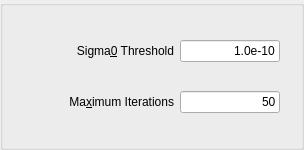
                <widget class="QGroupBox" name="groupBox_3">
                 <property name="sizePolicy">
                  <sizepolicy hsizetype="Minimum" vsizetype="Expanding">
                   <horstretch>0</horstretch>
                   <verstretch>0</verstretch>
                  </sizepolicy>
                 </property>
                 <property name="minimumSize">
                  <size>
                   <width>0</width>
                   <height>150</height>
                  </size>
                 </property>
                 <property name="autoFillBackground">
                  <bool>false</bool>
                 </property>
                 <property name="title">
                  <string/>
                 </property>
                 <property name="alignment">
                  <set>Qt::AlignCenter</set>
                 </property>
                 <layout class="QGridLayout" name="gridLayout_17">
                  <item row="0" column="2" alignment="Qt::AlignRight">
                   <widget class="QLineEdit" name="sigma0ThresholdLineEdit">
                    <property name="sizePolicy">
                     <sizepolicy hsizetype="Expanding" vsizetype="Fixed">
                      <horstretch>0</horstretch>
                      <verstretch>0</verstretch>
                     </sizepolicy>
                    </property>
                    <property name="minimumSize">
                     <size>
                      <width>78</width>
                      <height>0</height>
                     </size>
                    </property>
                    <property name="maximumSize">
                     <size>
                      <width>100</width>
                      <height>100</height>
                     </size>
                    </property>
                    <property name="text">
                     <string>1.0e-10</string>
                    </property>
                    <property name="alignment">
                     <set>Qt::AlignRight|Qt::AlignTrailing|Qt::AlignVCenter</set>
                    </property>
                   </widget>
                  </item>
                  <item row="0" column="1" alignment="Qt::AlignRight">
                   <widget class="QLabel" name="sigma0ThresholdLabel">
                    <property name="sizePolicy">
                     <sizepolicy hsizetype="Preferred" vsizetype="Fixed">
                      <horstretch>0</horstretch>
                      <verstretch>0</verstretch>
                     </sizepolicy>
                    </property>
                    <property name="minimumSize">
                     <size>
                      <width>150</width>
                      <height>0</height>
                     </size>
                    </property>
                    <property name="maximumSize">
                     <size>
                      <width>100</width>
                      <height>16777215</height>
                     </size>
                    </property>
                    <property name="toolTip">
                     <string>Valid Range: 1.0e-10 to 1.0e+10</string>
                    </property>
                    <property name="text">
                     <string>&lt;html&gt;&lt;head/&gt;&lt;body&gt;&lt;p align=&quot;right&quot;&gt;Sigma&amp;amp;0 Threshold&lt;/p&gt;&lt;/body&gt;&lt;/html&gt;</string>
                    </property>
                    <property name="buddy">
                     <cstring>sigma0ThresholdLineEdit</cstring>
                    </property>
                   </widget>
                  </item>
                  <item row="1" column="2">
                   <widget class="QLineEdit" name="maximumIterationsLineEdit">
                    <property name="sizePolicy">
                     <sizepolicy hsizetype="Expanding" vsizetype="Fixed">
                      <horstretch>0</horstretch>
                      <verstretch>0</verstretch>
                     </sizepolicy>
                    </property>
                    <property name="maximumSize">
                     <size>
                      <width>100</width>
                      <height>100</height>
                     </size>
                    </property>
                    <property name="text">
                     <string>50</string>
                    </property>
                    <property name="alignment">
                     <set>Qt::AlignRight|Qt::AlignTrailing|Qt::AlignVCenter</set>
                    </property>
                   </widget>
                  </item>
                  <item row="0" column="3" rowspan="2">
                   <spacer name="horizontalSpacer_6">
                    <property name="orientation">
                     <enum>Qt::Horizontal</enum>
                    </property>
                    <property name="sizeType">
                     <enum>QSizePolicy::Expanding</enum>
                    </property>
                    <property name="sizeHint" stdset="0">
                     <size>
                      <width>10</width>
                      <height>20</height>
                     </size>
                    </property>
                   </spacer>
                  </item>
                  <item row="1" column="1" alignment="Qt::AlignHCenter">
                   <widget class="QLabel" name="maximumIterationsLabel">
                    <property name="sizePolicy">
                     <sizepolicy hsizetype="Preferred" vsizetype="Fixed">
                      <horstretch>0</horstretch>
                      <verstretch>0</verstretch>
                     </sizepolicy>
                    </property>
                    <property name="minimumSize">
                     <size>
                      <width>150</width>
                      <height>0</height>
                     </size>
                    </property>
                    <property name="maximumSize">
                     <size>
                      <width>100</width>
                      <height>16777215</height>
                     </size>
                    </property>
                    <property name="toolTip">
                     <string>Valid Range: 1 to 10,000</string>
                    </property>
                    <property name="text">
                     <string>&lt;html&gt;&lt;head/&gt;&lt;body&gt;&lt;p align=&quot;right&quot;&gt;Ma&amp;amp;ximum Iterations&lt;/p&gt;&lt;/body&gt;&lt;/html&gt;</string>
                    </property>
                    <property name="buddy">
                     <cstring>maximumIterationsLineEdit</cstring>
                    </property>
                   </widget>
                  </item>
                  <item row="0" column="0" rowspan="2">
                   <spacer name="horizontalSpacer_5">
                    <property name="orientation">
                     <enum>Qt::Horizontal</enum>
                    </property>
                    <property name="sizeType">
                     <enum>QSizePolicy::Expanding</enum>
                    </property>
                    <property name="sizeHint" stdset="0">
                     <size>
                      <width>10</width>
                      <height>20</height>
                     </size>
                    </property>
                   </spacer>
                  </item>
                 </layout>
                </widget>
